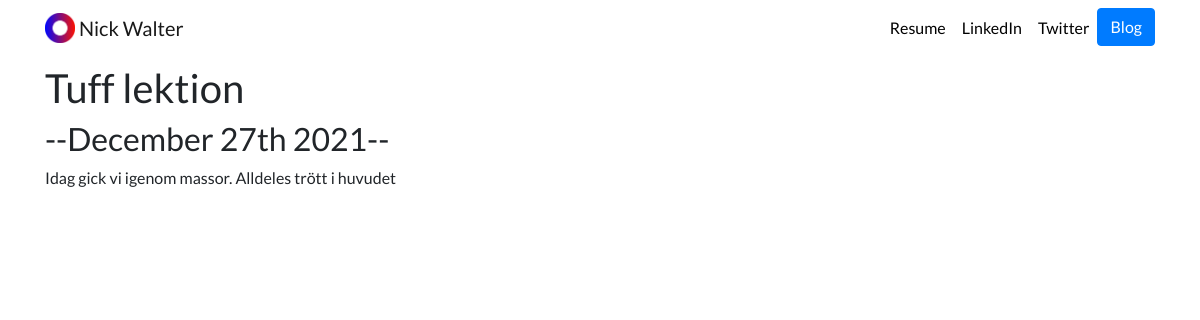
Page /blog/1/ on the committed database.
### blog/models.py (models this page shows, shortened)
class Blog(models.Model):
    title = models.CharField(max_length=120)
    description = models.TextField()
    date = models.DateField()

### blog/views.py (the view)
# urls.py: path('<int:blog_id>/', views.detail, name='detail'),
def detail(request, blog_id):
    blog = get_object_or_404(Blog, pk=blog_id)
    return render(request, 'blog/detail.html',{'blog':blog})

### blog/templates/blog/detail.html (shortened to what this page needs)
{% extends 'portfolio/base.html' %}
{% block content %}
<h1>{{ blog.title}}</h1>
<h2>--{{ blog.date|date:'F jS Y'}}--</h2>
<p>{{ blog.description|safe }}</p>
{% endblock %}

### portfolio/static/portfolio/custom.css (style rules this page uses)
body { font-family: 'Lato', sans-serif; }

### rows in the picture
Blog: title "Tuff lektion", date "December 27th 2021", description "Idag gick vi igenom massor. Alldeles trött i huvudet"
